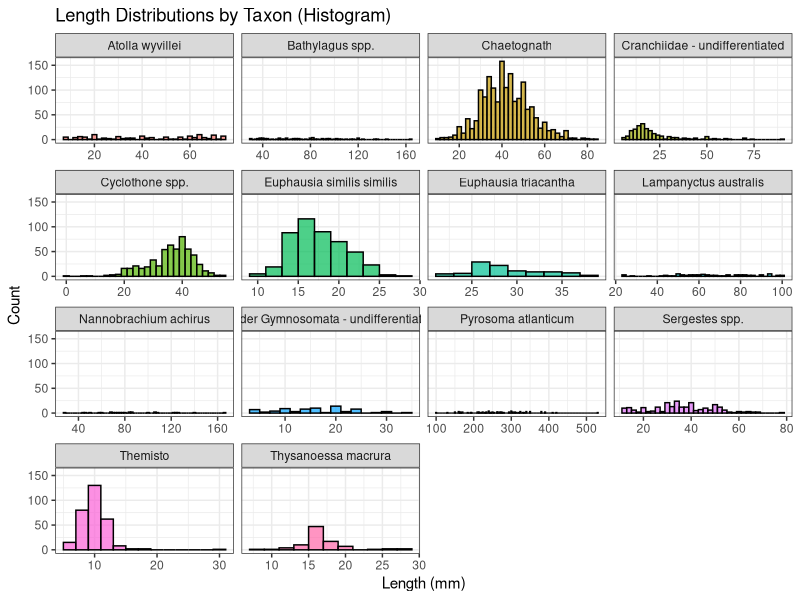
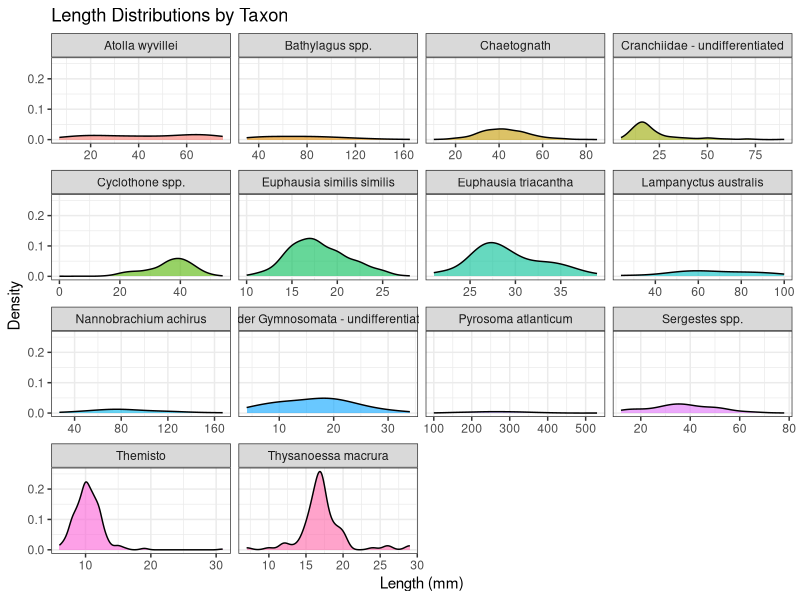
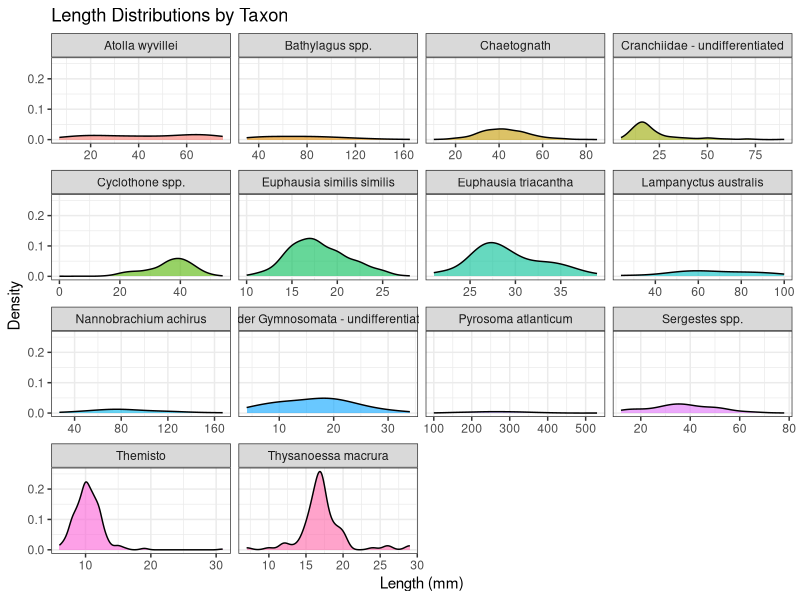
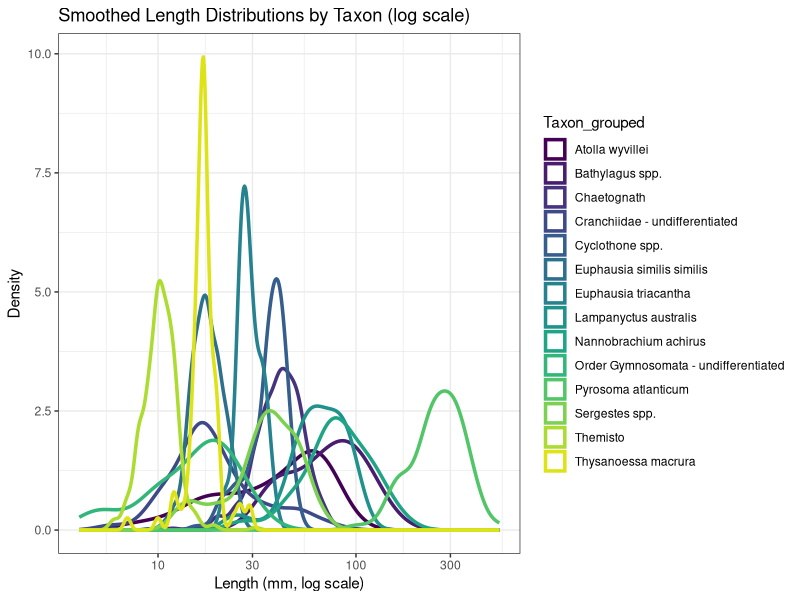

Here is the R script that generated these plots, in order:
## ---- chunk 1
 rm(list =ls()) # clear memory

Lengths <- read.csv("Input_02_IN2020_V08_Lengths.csv")

#filter for model species:

library(dplyr)

Lengths <- Lengths %>% 
  # Filter relevant taxa from either column
  filter(
    Taxa_updated %in% c(
      "Euphausia similis similis", "Sergestes spp.", "Lampanyctus australis", 
      "Nannobrachium achirus", "Cyclothone spp.", "Bathylagus spp.", 
      "Cranchiidae - undifferentiated", "Order Gymnosomata - undifferentiated", 
      "Pyrosoma atlanticum", "Atolla wyvillei"
    ) |
    Species %in% c(
      "Chaetognath", "Themisto", "themisto gudichaudii", 
      "Phylum Chaetognatha - undifferentiated", "Thysanoessa macrura"
    )
  ) %>% 
  # Rename Species values
  mutate(
    Species = case_when(
      Species == "Phylum Chaetognatha - undifferentiated" ~ "Chaetognath",
      Species == "themisto gudichaudii" ~ "Themisto",
      TRUE ~ Species
    )
  )


## ---- chunk 2
library(dplyr)
library(ggplot2)

# 1. Clean and prepare Taxa_updated
Lengths <- Lengths %>%
  mutate(Taxa_updated = case_when(
    Taxa_updated == "Themisto gaudichaudii" ~ "Themisto",
    Taxa_updated == "Phylum Chaetognatha - undifferentiated" ~ "Chaetognath",
    Taxa_updated == "Hydromedusa" ~ NA_character_,  # mark for removal
    TRUE ~ Taxa_updated
  )) %>%
  filter(!(is.na(Taxa_updated) & Species == "Hydromedusa")) %>%  # remove remaining Hydromedusa
  mutate(Taxon_grouped = ifelse(is.na(Taxa_updated), Species, Taxa_updated))

# 2. Plot histograms (unsmoothed)
ggplot(Lengths, aes(x = Length_mm, fill = Taxon_grouped)) +
  geom_histogram(binwidth = 2, color = "black", alpha = 0.7, position = "identity") +
  facet_wrap(~ Taxon_grouped, scales = "free_x") +
  theme_bw() +
  labs(x = "Length (mm)", y = "Count", title = "Length Distributions by Taxon (Histogram)") +
  theme(legend.position = "none")

# 2. Plot smooth bell curves by taxon
ggplot(Lengths, aes(x = Length_mm, fill = Taxon_grouped)) +
  geom_density(alpha = 0.6, adjust = 1.2) +
  facet_wrap(~ Taxon_grouped, scales = "free_x") +
  theme_bw() +
  labs(x = "Length (mm)", y = "Density", title = "Length Distributions by Taxon") +
  theme(legend.position = "none")

## ---- chunk 3


# 1. Create a unified taxon name column
Lengths <- Lengths %>%
  mutate(Taxon_grouped = ifelse(is.na(Taxa_updated), Species, Taxa_updated))

# 2. Plot smooth density (bell curve) by taxon, free x-axes
ggplot(Lengths, aes(x = Length_mm, fill = Taxon_grouped)) +
  geom_density(alpha = 0.6, adjust = 1.2) +
  facet_wrap(~ Taxon_grouped, scales = "free_x") +
  theme_bw() +
  labs(x = "Length (mm)", y = "Density", title = "Length Distributions by Taxon") +
  theme(legend.position = "none")

## ---- chunk 4



library(viridis)



# 2. Plot smoothed length distributions with log x-axis and viridis color
ggplot(Lengths, aes(x = Length_mm, color = Taxon_grouped)) +
  geom_density(size = 1.2, adjust = 1.2) +
  scale_x_log10() +
  scale_color_viridis_d(option = "D", end = 0.95) +  # match viridis Mizer plot
  theme_bw() +
  labs(x = "Length (mm, log scale)", y = "Density",
       title = "Smoothed Length Distributions by Taxon (log scale)") +
  theme(legend.position = "right")


